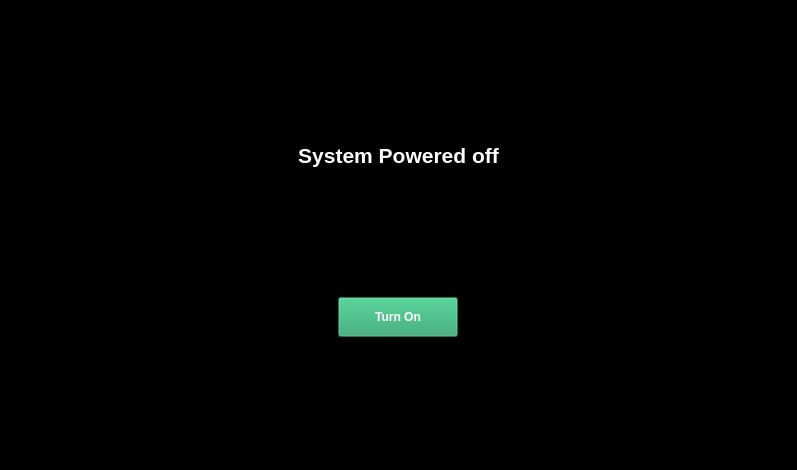
<?xml version="1.0" encoding="UTF-8"?>
<ui version="4.0">
 <class>PowerOff</class>
 <widget class="QWidget" name="PowerOff">
  <property name="geometry">
   <rect>
    <x>0</x>
    <y>0</y>
    <width>797</width>
    <height>470</height>
   </rect>
  </property>
  <property name="windowTitle">
   <string>Form</string>
  </property>
  <property name="styleSheet">
   <string notr="true">background-color: rgb(0, 0, 0);</string>
  </property>
  <layout class="QVBoxLayout" name="verticalLayout">
   <item>
    <widget class="QFrame" name="frame">
     <property name="frameShape">
      <enum>QFrame::StyledPanel</enum>
     </property>
     <property name="frameShadow">
      <enum>QFrame::Raised</enum>
     </property>
     <layout class="QGridLayout" name="gridLayout">
      <item row="0" column="0">
       <widget class="QLabel" name="label">
        <property name="maximumSize">
         <size>
          <width>16777215</width>
          <height>50</height>
         </size>
        </property>
        <property name="text">
         <string>&lt;html&gt;&lt;head/&gt;&lt;body&gt;&lt;p&gt;&lt;span style=&quot; font-size:16pt; font-weight:600; color:#ffffff;&quot;&gt;System Powered off&lt;/span&gt;&lt;/p&gt;&lt;/body&gt;&lt;/html&gt;</string>
        </property>
        <property name="alignment">
         <set>Qt::AlignCenter</set>
        </property>
       </widget>
      </item>
      <item row="1" column="0" alignment="Qt::AlignHCenter">
       <widget class="QPushButton" name="powerOnButton">
        <property name="minimumSize">
         <size>
          <width>120</width>
          <height>40</height>
         </size>
        </property>
        <property name="maximumSize">
         <size>
          <width>200</width>
          <height>16777215</height>
         </size>
        </property>
        <property name="styleSheet">
         <string notr="true">color: rgb(255, 255, 255);
background-color: rgb(38, 162, 105);
font: 75 12pt &quot;DejaVu Sans&quot;;
font-weight: 500;</string>
        </property>
        <property name="text">
         <string>Turn On</string>
        </property>
        <property name="flat">
         <bool>false</bool>
        </property>
       </widget>
      </item>
     </layout>
    </widget>
   </item>
  </layout>
 </widget>
 <resources/>
 <connections/>
</ui>
